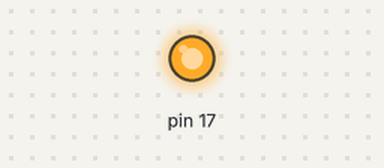
This program was run on a simulated Raspberry Pi (header pin numbers), started with the argument 17. On the bench: output pins drawn as LEDs (lit = HIGH). Parts the program declares active-low are drawn by pin level, so they are really on while drawn off; what the program prints to the terminal is not drawn. At 0.0 s the program stops and its outputs stay as they are.

Above: at 0.1 s.
Timing chart, 0 to 1.5 s (numbered marks = the images above):
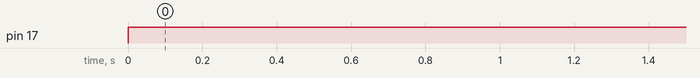

Measured:
- by itself, pin 17: LOW → HIGH at 0.00 s

The program:

relayOff.py
```python
#import RPi.GPIO as GPIO
from gpiozero import OutputDevice
import time
import sys

#GPIO.setmode(GPIO.BOARD)

print(int(sys.argv[1]))

#GPIO.setup(int(sys.argv[1]), GPIO.OUT)
#GPIO.output(int(sys.argv[1]), GPIO.HIGH)

#GPIO.cleanup()


relay = OutputDevice(pin=int(sys.argv[1]), active_high=False)
relay.off()
relay.close()
```
